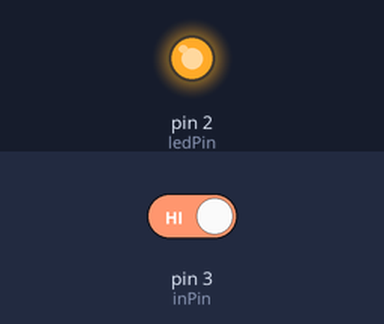
Bench run of a sketch on a simulated Arduino Uno, built with avr-gcc and run on an emulated ATmega328P. On the bench: output pins drawn as LEDs (lit = HIGH). The test bench sets the inputs (shaded band); at power-on: pin 3 (inPin) HIGH.

Above: at 1.2 s.
1.3 s: pin 3 (inPin) driven LOW
At 1.7 s:
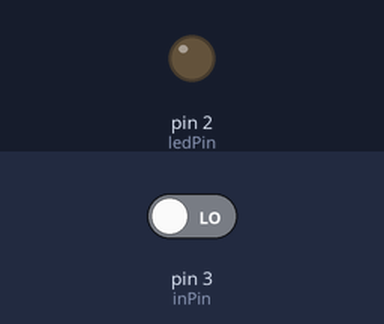
2.8 s: pin 3 (inPin) driven HIGH
At 4.0 s:
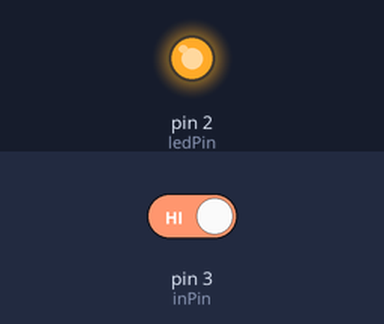
Timing chart, 0 to 5.8 s (numbered marks = the images above; inputs shaded):
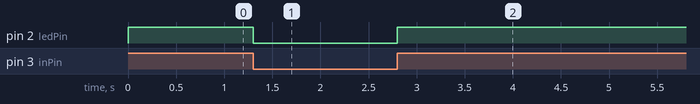

Measured:
- after the input at 1.3 s, pin 2 (ledPin): HIGH → LOW at once
- after the input at 2.8 s, pin 2 (ledPin): LOW → HIGH at once

The sketch:

Pushbutton.ino
```cpp
int ledPin = 2; // choose the pin for the LED
int inPin = 3;   // choose the input pin (for a pushbutton)
int read = 0;     // variable for reading the pin status

void setup() {
  pinMode(ledPin, OUTPUT);  // declare LED as output
  pinMode(inPin, INPUT);    // declare pushbutton as input
}

void loop(){
  read = digitalRead(inPin);  // read input value
  if (read == LOW) {         // check if the input is HIGH (button released)
    digitalWrite(ledPin, LOW);  // turn LED OFF
  } else {
    digitalWrite(ledPin, HIGH);  // turn LED ON
  }
}
```
